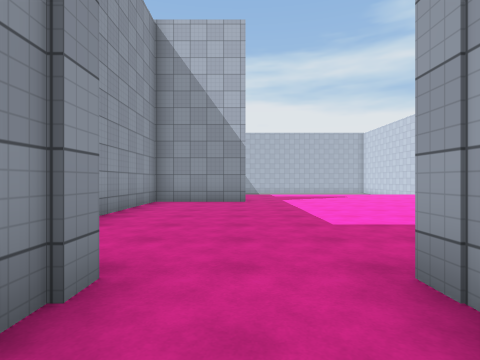
view 1 (above)

24 first-person views from a walk through a scene from a Unity 3-D project. The camera is 1.3 m above the floor, looks level and sees 80° across. The floor is counted in squares, 2 m on a side. Each view is taken from the middle of a square. On the plan, view 1 faces up. The plan holds only what a view shows up to about 9 squares ahead; the rest is blank. The place goes on beyond the plan. The player character is not drawn. Surface patterns are stand-ins for the level's own textures.

view 2
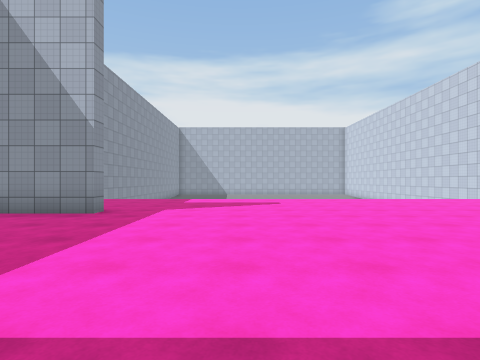

view 3
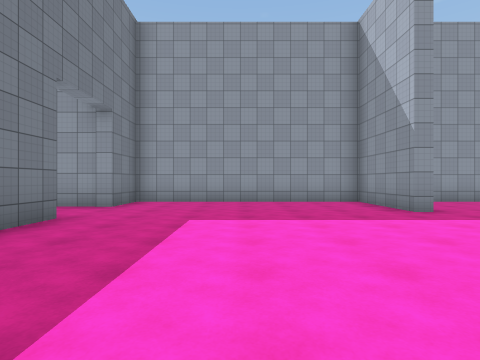

view 4
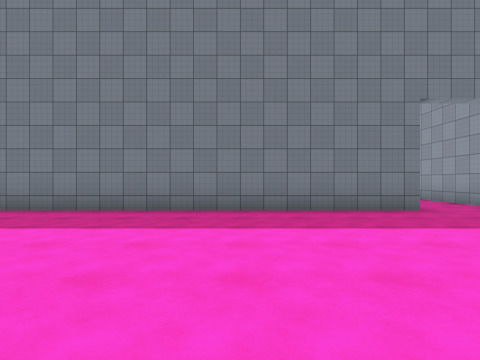

view 5
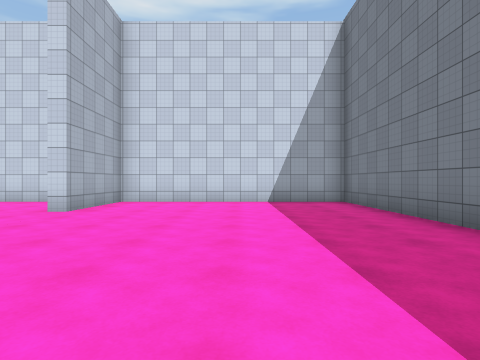

view 6
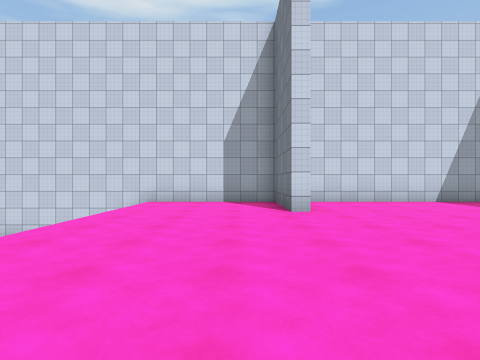

view 7
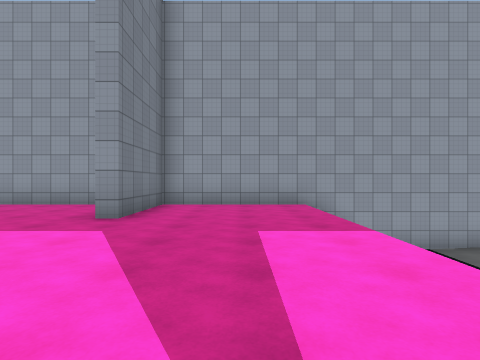

view 8
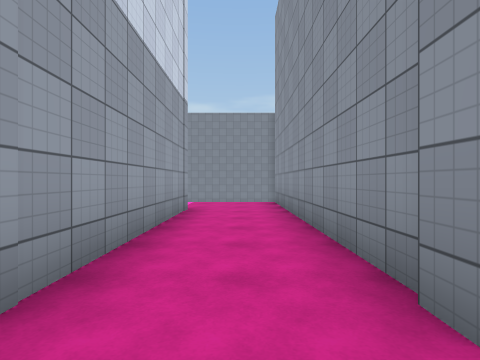

view 9
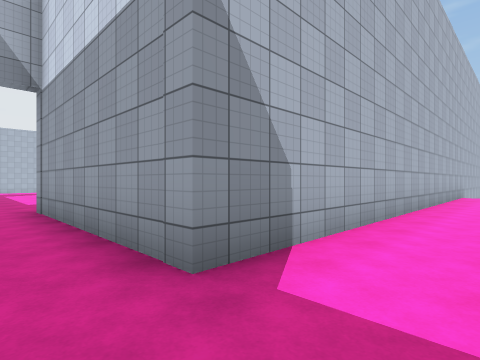

view 10
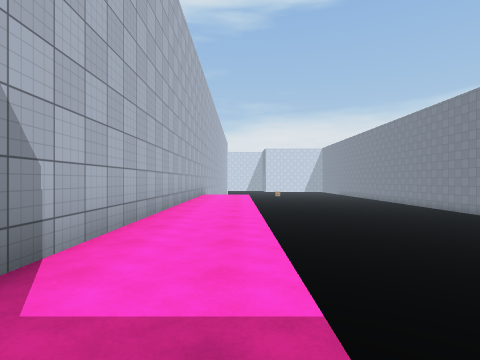

view 11
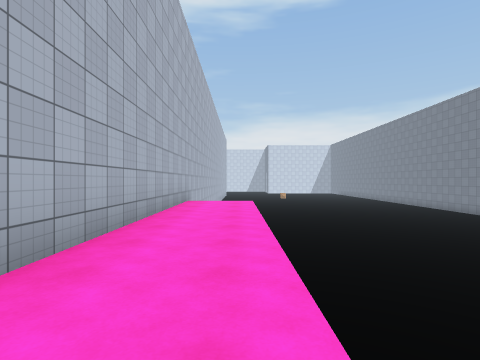

view 12
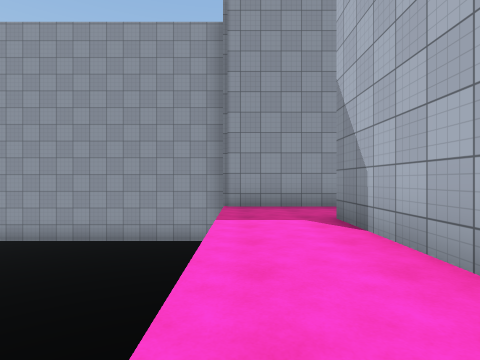

view 13
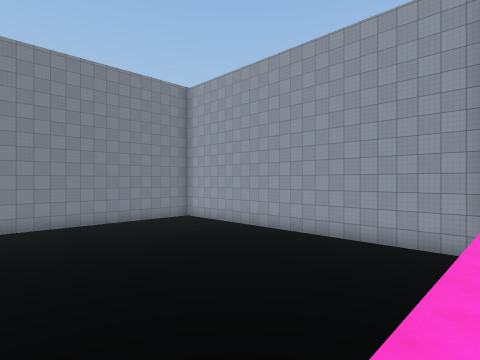

view 14
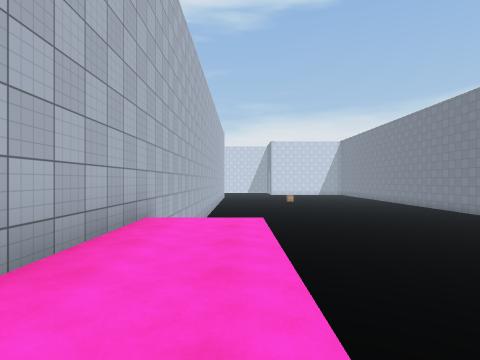

view 15
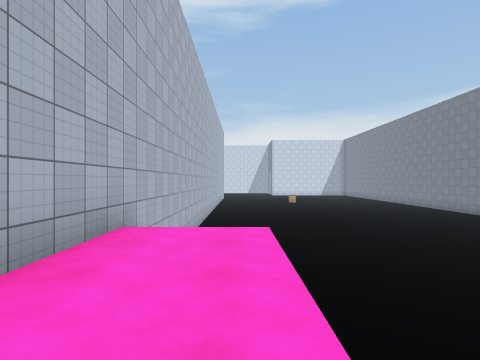

view 16
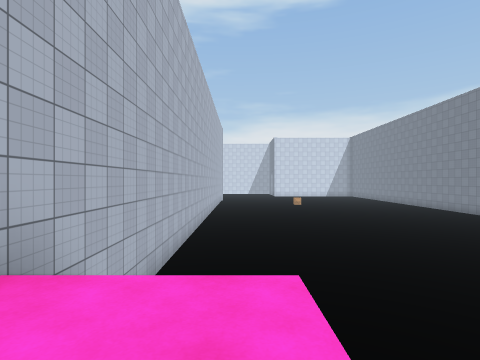

view 17
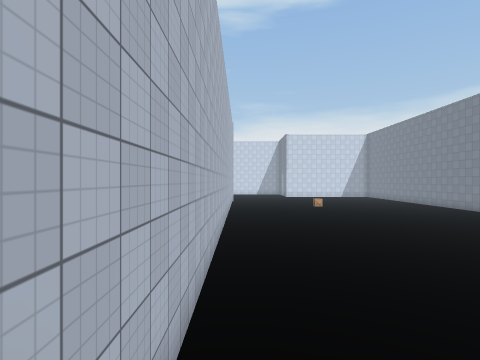

view 18
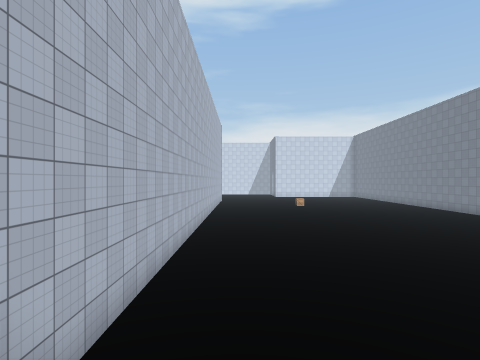

view 19
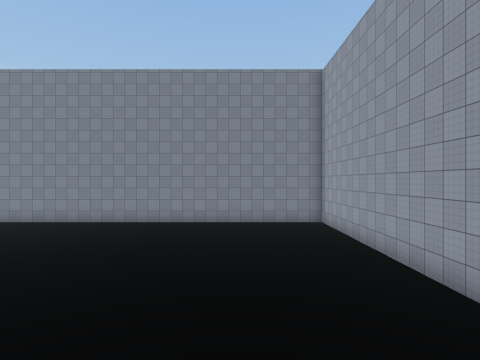

view 20
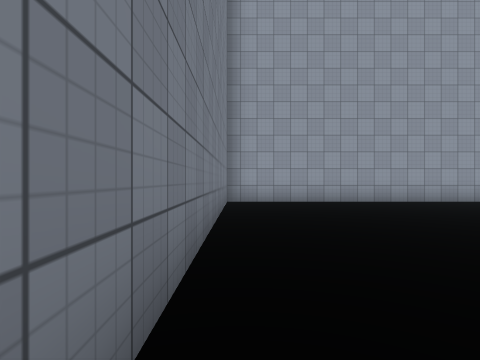

view 21
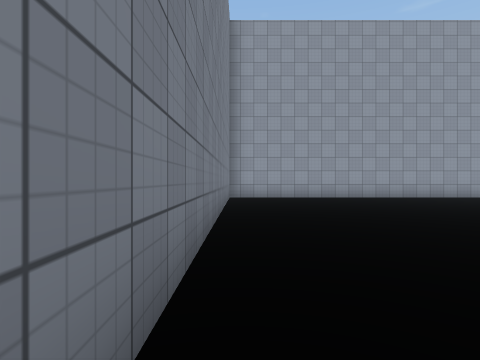

view 22
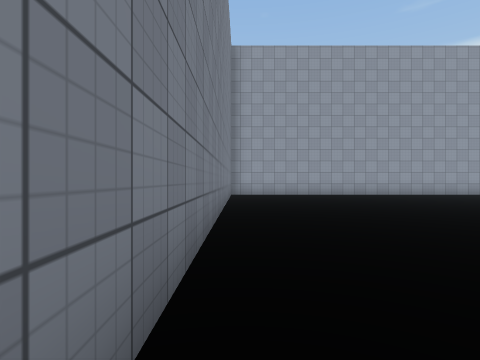

view 23
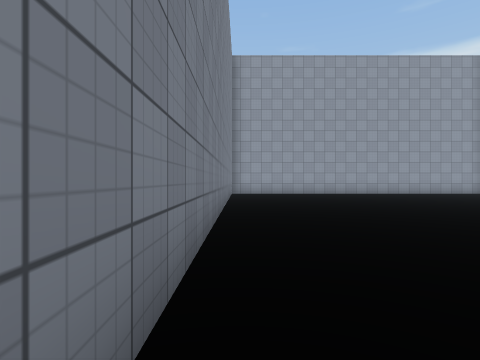

view 24
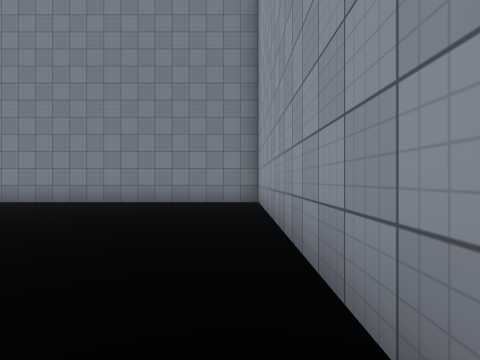

### Floor plan
Key: @ floor where view 1 was taken; # wall or solid block; . main floor; : floor 2.25 m higher than the main floor; / step, stairs or slope.
Columns run from 3 left of view 1 to 22 right of it. Each row starts with its distance up from view 1.
 15 #               #
 14 #               #
 13 #/.....   ...../#
 12 #:::::::::::::::#
 11 #:::::::::::::::#
 10 #:::::::::::::::#
  9 ####:::::::::####
  8 #:::::::::::::::#
  7 #:::::::::::::::#
  6 #:::::::::::::::#
  5 #:::::::::::::::#
  4 #:::::::::::::::#
  3 #:::::::::::::::#
  2 ###::############
  1   #:##
  0   #@#
 -1   #:#
 -2   #:#
 -3   #:######################
 -4   #:::::::::::::/   ......
 -5   #:::::::::::::/   ......
 -6 #...... ..................
 -7 #....   ..................
 -8 #..... ...................
 -9 #.........................
-10 #.........................
-11 #............ ... ........
-12 #............  ..  ......
-13 #...........
-14 #...........
-15 #.........
-16 #........
-17 #......... . ..
-18 ##############

Positions as (right, up) in squares from view 1, and headings:
1: (0, 0), facing up
2: (3, 3), facing up
3: (6, 5), facing left
4: (5, 8), facing down
5: (4, 5), facing right
6: (4, 10), facing right
7: (5, 11), facing left
8: (0, 3), facing down
9: (0, -5), facing up-right
10: (0, -5), facing right
11: (4, -5), facing right
12: (6, -5), facing left
13: (6, -5), facing down-left
14: (8, -5), facing right
15: (9, -5), facing right
16: (11, -5), facing right
17: (13, -4), facing right
18: (12, -5), facing right
19: (1, -5), facing down
20: (6, -17), facing left
21: (8, -17), facing left
22: (10, -17), facing left
23: (11, -17), facing left
24: (-2, -9), facing down
